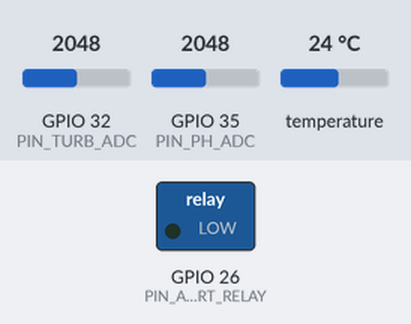
Simulated run of this program. Board: ESP32. On the bench: switched loads named in the program (green lamp = pin HIGH). Dashed ring = blinking. The test bench sets the inputs (shaded band); at power-on: temperature 24 °C, GPIO 32 (PIN_TURB_ADC) = 2048, GPIO 35 (PIN_PH_ADC) = 2048 (analog values on the 0–4095 scale). EEPROM starts erased; no radio packets arrive unless stated; what the program prints to the serial monitor is not drawn.

Above: at 0.0 s.
At 1.4 s:
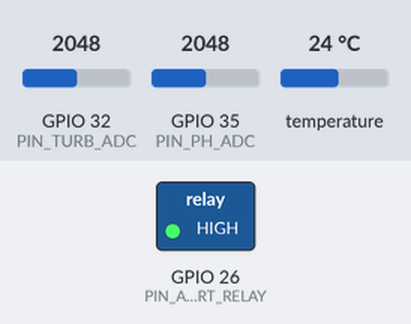
1.5 s: temperature set to 23.4 °C
At 4.3 s:
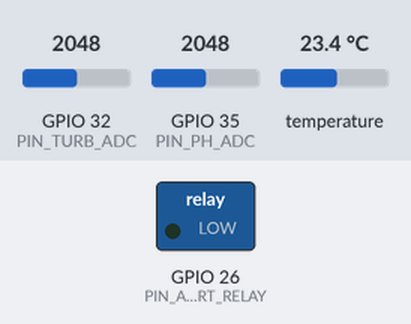
5.9 s: temperature set to 12 °C
Timing chart, 0 to 15.4 s (numbered marks = the images above; inputs shaded):
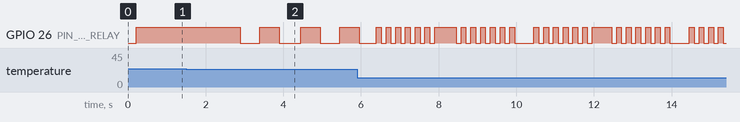

Measured:
- the behaviour switches between 24 and 23.9 °C on temperature (found by bisection; images 1 and 2)
- after the input at 1.5 s, GPIO 26 (PIN_ALERT_RELAY): alternates HIGH for 0.50 s and LOW for 0.50 s, starting after 1.4 s

The program:

main.cpp
```cpp
#include <Arduino.h>
#include "config.h"
#include "packet.h"
#include "storage.h"
#include "sensors.h"
#include "alerts.h"
#include "lora_link.h"

// pH and turbidity calibration moved to Firebase / server-side.
// DS18B20 is factory-trimmed so temperature has no field calibration either.
// Only alert thresholds remain on the device.
static Thresholds  g_th;

static uint8_t  g_seq        = 0;
static uint32_t g_lastSample = 0;

// ---------- Downlink dispatch ----------

static void handleSetThreshold(const uint8_t* p, uint8_t n) {
    // [var u8] [warnLow i16] [warnHigh i16] [critLow i16] [critHigh i16] (×100 or ×10)
    if (n != 9) return;
    uint8_t var = p[0];
    int16_t v[4];
    for (int i = 0; i < 4; ++i) v[i] = (int16_t)(((uint16_t)p[1 + i*2] << 8) | p[2 + i*2]);
    VarThresh* dst   = nullptr;
    float      scale = 100.0f;
    switch (var) {
        case 0: dst = &g_th.temp; scale = 100.0f; break;
        case 1: dst = &g_th.ph;   scale = 100.0f; break;
        case 2: dst = &g_th.turb; scale = 10.0f;  break;
        default: return;
    }
    dst->warnLow  = v[0] / scale;
    dst->warnHigh = v[1] / scale;
    dst->critLow  = v[2] / scale;
    dst->critHigh = v[3] / scale;
    storage::saveThresholds(g_th);
}

static void onDownlink(uint8_t msgType, uint8_t seq, const uint8_t* payload, uint8_t plen) {
    uint8_t status = 0;
    switch (msgType) {
        // cal/ph, cal/turb, cal/temp are intentionally ignored:
        //   - pH/turbidity calibration is stored in Firebase and applied server-side
        //   - DS18B20 needs no field calibration (factory-trimmed)
        case pkt::MSG_SET_THRESHOLD: handleSetThreshold(payload, plen); break;
        case pkt::MSG_REBOOT:
            lora_link::sendAck(seq, msgType, 0);
            delay(100);
            ESP.restart();
            return;
        default:
            status = 1;  // unknown / not handled (incl. legacy cal/* opcodes)
    }
    lora_link::sendAck(seq, msgType, status);
}

// ---------- Setup ----------
void setup() {
    Serial.begin(115200);
    delay(200);
    Serial.printf("\nAquaGuard TX %s  device=%s\n", FIRMWARE_VERSION, DEVICE_ID);
    Serial.println("pH/turbidity computed server-side — raw mV only.");

    pinMode(PIN_BUTTON, INPUT_PULLUP);

    storage::begin();
    storage::purgeLegacyTempCal();    // wipe stale offset from previous firmware
    storage::loadAll(g_th);

    sensors::begin();
    alerts::begin();

    if (!lora_link::begin()) {
        Serial.println("LoRa init FAILED — halting");
        while (true) { delay(1000); }
    }
    lora_link::onDownlink(onDownlink);

    Serial.println("Ready.");
}

// ---------- Loop ----------
void loop() {
    lora_link::poll();
    alerts::tick();

    uint32_t now = millis();
    if (now - g_lastSample >= SAMPLE_INTERVAL_MS) {
        g_lastSample = now;

        Reading r = sensors::read();

        // Alert evaluation: only temperature is computed locally.
        // pH and turbidity are NAN so classify() returns NORMAL for them.
        // Server computes full alert level and shows it on the dashboard.
        uint8_t flags = 0;
        pkt::AlertLevel lvl = alerts::evaluate(r, g_th, &flags);

        pkt::Telemetry t;
        t.tempC_x100  = r.tempOk ? (int16_t)lroundf(r.temperatureC * 100.0f) : INT16_MIN;
        t.pH_x100     = 0;       // not computed on device — server will fill this in
        t.turbNTU_x10 = 0xFFFF; // sentinel: not computed on device
        t.alertLevel  = (uint8_t)lvl;
        t.flags       = flags;
        t.pH_mv       = r.pH_mv;   // raw voltage → server applies Nernst equation
        t.turb_mv     = r.turb_mv; // raw voltage → server applies calibration curve

        lora_link::sendTelemetry(g_seq++, t);

        Serial.printf("T=%.2fC  pH_mv=%umV  turb_mv=%umV  alert=%u flags=0x%02X seq=%u\n",
                      r.temperatureC, r.pH_mv, r.turb_mv,
                      (unsigned)lvl, flags, (unsigned)(g_seq - 1));
    }
}
```

alerts.cpp
```cpp
#include "alerts.h"
#include "config.h"
#include <math.h>

// LED and buzzer share a single relay — they activate together.
// NORMAL   : relay off
// WARNING  : 1 Hz blink  (500 ms on / 500 ms off)
// CRITICAL : 4 Hz blink  (125 ms on / 125 ms off)

static pkt::AlertLevel s_level    = pkt::ALERT_NORMAL;
static uint32_t        s_lastEdge = 0;
static bool            s_relayOn  = false;

static inline void writeRelay(bool on) {
    digitalWrite(PIN_ALERT_RELAY, on ? ALERT_ACTIVE_LEVEL : !ALERT_ACTIVE_LEVEL);
}

// Classify a single value against {warnLow,warnHigh,critLow,critHigh}.
static pkt::AlertLevel classify(float v, const VarThresh& t) {
    if (isnan(v)) return pkt::ALERT_NORMAL;
    if (v <= t.critLow || v >= t.critHigh) return pkt::ALERT_CRITICAL;
    if (v <  t.warnLow || v >  t.warnHigh) return pkt::ALERT_WARNING;
    return pkt::ALERT_NORMAL;
}

namespace alerts {

void begin() {
    pinMode(PIN_ALERT_RELAY, OUTPUT);
    writeRelay(false);
    s_level    = pkt::ALERT_NORMAL;
    s_lastEdge = millis();
}

pkt::AlertLevel evaluate(const Reading& r, const Thresholds& th, uint8_t* outFlags) {
    pkt::AlertLevel a = classify(r.temperatureC, th.temp);
    pkt::AlertLevel b = classify(r.pH,           th.ph);
    pkt::AlertLevel c = classify(r.turbidityNTU, th.turb);

    pkt::AlertLevel lvl = (pkt::AlertLevel)max((int)a, max((int)b, (int)c));

    if (outFlags) {
        uint8_t f = 0;
        if (a != pkt::ALERT_NORMAL) f |= 0x01;
        if (b != pkt::ALERT_NORMAL) f |= 0x02;
        if (c != pkt::ALERT_NORMAL) f |= 0x04;
        if (!r.tempOk || !r.phOk || !r.turbOk) f |= 0x08;
        *outFlags = f;
    }

    setLevel(lvl);
    return lvl;
}

void setLevel(pkt::AlertLevel lvl) {
    if (lvl == s_level) return;
    s_level    = lvl;
    s_lastEdge = millis();
    s_relayOn  = false;
    writeRelay(false);
}

pkt::AlertLevel current() { return s_level; }

void tick() {
    uint32_t now = millis();

    switch (s_level) {
    case pkt::ALERT_NORMAL:
        if (s_relayOn) { s_relayOn = false; writeRelay(false); }
        return;

    case pkt::ALERT_WARNING: {
        // 1 Hz blink — 500 ms on / 500 ms off
        if (now - s_lastEdge >= 500) {
            s_lastEdge = now;
            s_relayOn  = !s_relayOn;
            writeRelay(s_relayOn);
        }
        return;
    }

    case pkt::ALERT_CRITICAL: {
        // 4 Hz blink — 125 ms on / 125 ms off
        if (now - s_lastEdge >= 125) {
            s_lastEdge = now;
            s_relayOn  = !s_relayOn;
            writeRelay(s_relayOn);
        }
        return;
    }
    }
}

} // namespace alerts
```

alerts.h
```cpp
#pragma once
#include <Arduino.h>
#include "packet.h"
#include "sensors.h"
#include "storage.h"

namespace alerts {
    void begin();

    // Re-evaluates level from a reading + thresholds and updates blink state.
    pkt::AlertLevel evaluate(const Reading& r, const Thresholds& th, uint8_t* outFlags);

    // Drives LED + buzzer; call from loop() as often as possible (non-blocking).
    void tick();

    // Direct override (e.g. on receiver mirror, or for bench testing).
    void setLevel(pkt::AlertLevel lvl);

    pkt::AlertLevel current();
}
```

lora_link.cpp
```cpp
#include "lora_link.h"
#include "config.h"
#include <SPI.h>
#include <LoRa.h>

static lora_link::DownlinkHandler s_handler = nullptr;

namespace lora_link {

bool begin() {
    SPI.begin(LORA_SCK, LORA_MISO, LORA_MOSI, LORA_SS);
    LoRa.setPins(LORA_SS, LORA_RST, LORA_DIO0);
    if (!LoRa.begin(LORA_FREQ_HZ)) return false;

    LoRa.setSpreadingFactor(LORA_SPREADING);
    LoRa.setSignalBandwidth(LORA_BANDWIDTH);
    LoRa.setCodingRate4(LORA_CODING_RATE);
    LoRa.setSyncWord(LORA_SYNC_WORD);
    LoRa.setPreambleLength(LORA_PREAMBLE_LEN);
    LoRa.setTxPower(LORA_TX_POWER_DBM);
    LoRa.enableCrc();
    LoRa.receive();   // start in RX
    return true;
}

bool send(const uint8_t* data, size_t len) {
    if (!data || len == 0 || len > LORA_MAX_PAYLOAD) return false;
    LoRa.idle();
    LoRa.beginPacket();
    LoRa.write(data, len);
    bool ok = (LoRa.endPacket() == 1);
    LoRa.receive();
    return ok;
}

bool sendTelemetry(uint8_t seq, const pkt::Telemetry& t) {
    uint8_t buf[LORA_MAX_PAYLOAD];
    size_t n = pkt::encodeTelemetry(seq, t, buf, sizeof(buf));
    if (!n) return false;
    return send(buf, n);
}

bool sendAck(uint8_t seq, uint8_t refMsgType, uint8_t status) {
    uint8_t payload[2] = { refMsgType, status };
    uint8_t buf[LORA_MAX_PAYLOAD];
    size_t n = pkt::encode(pkt::MSG_ACK, seq, payload, sizeof(payload), buf, sizeof(buf));
    if (!n) return false;
    return send(buf, n);
}

void onDownlink(DownlinkHandler h) { s_handler = h; }

void poll() {
    int sz = LoRa.parsePacket();
    if (sz <= 0) return;

    uint8_t buf[LORA_MAX_PAYLOAD];
    int idx = 0;
    while (LoRa.available() && idx < (int)sizeof(buf)) buf[idx++] = (uint8_t)LoRa.read();

    uint8_t msgType, seq, plen;
    const uint8_t* payload = nullptr;
    if (!pkt::decode(buf, idx, msgType, seq, payload, plen)) return;
    if (s_handler) s_handler(msgType, seq, payload, plen);
}

} // namespace lora_link
```

lora_link.h
```cpp
#pragma once
#include <Arduino.h>
#include "packet.h"

namespace lora_link {
    bool begin();

    // Send a pre-encoded packet over LoRa. Switches to TX, sends, returns to RX.
    bool send(const uint8_t* data, size_t len);

    // Convenience wrappers.
    bool sendTelemetry(uint8_t seq, const pkt::Telemetry& t);
    bool sendAck      (uint8_t seq, uint8_t refMsgType, uint8_t status);

    // Pump the RX path. Call from loop(). Invokes onDownlink() for each valid frame.
    void poll();

    typedef void (*DownlinkHandler)(uint8_t msgType, uint8_t seq,
                                    const uint8_t* payload, uint8_t payloadLen);
    void onDownlink(DownlinkHandler h);
}
```

packet.cpp
```cpp
#include "packet.h"

namespace pkt {

uint16_t crc16_ccitt(const uint8_t* data, size_t len) {
    uint16_t crc = 0xFFFF;
    for (size_t i = 0; i < len; ++i) {
        crc ^= (uint16_t)data[i] << 8;
        for (int b = 0; b < 8; ++b) {
            crc = (crc & 0x8000) ? (uint16_t)((crc << 1) ^ 0x1021) : (uint16_t)(crc << 1);
        }
    }
    return crc;
}

size_t encode(uint8_t msgType, uint8_t seq, const uint8_t* payload, uint8_t payloadLen,
              uint8_t* out, size_t outCap) {
    size_t total = 3 + payloadLen + 2;
    if (total > outCap) return 0;
    out[0] = msgType;
    out[1] = seq;
    out[2] = payloadLen;
    if (payloadLen && payload) memcpy(&out[3], payload, payloadLen);
    uint16_t crc = crc16_ccitt(out, 3 + payloadLen);
    out[3 + payloadLen]     = (uint8_t)(crc >> 8);
    out[3 + payloadLen + 1] = (uint8_t)(crc & 0xFF);
    return total;
}

bool decode(const uint8_t* in, size_t inLen,
            uint8_t& msgType, uint8_t& seq,
            const uint8_t*& payload, uint8_t& payloadLen) {
    if (inLen < 5) return false;
    uint8_t len = in[2];
    if ((size_t)(3 + len + 2) != inLen) return false;
    uint16_t got = ((uint16_t)in[3 + len] << 8) | in[3 + len + 1];
    uint16_t want = crc16_ccitt(in, 3 + len);
    if (got != want) return false;
    msgType    = in[0];
    seq        = in[1];
    payloadLen = len;
    payload    = (len ? &in[3] : nullptr);
    return true;
}

size_t encodeTelemetry(uint8_t seq, const Telemetry& t, uint8_t* out, size_t outCap) {
    uint8_t p[12];
    p[0]  = (uint8_t)(t.tempC_x100 >> 8);
    p[1]  = (uint8_t)(t.tempC_x100 & 0xFF);
    p[2]  = (uint8_t)(t.pH_x100 >> 8);
    p[3]  = (uint8_t)(t.pH_x100 & 0xFF);
    p[4]  = (uint8_t)(t.turbNTU_x10 >> 8);
    p[5]  = (uint8_t)(t.turbNTU_x10 & 0xFF);
    p[6]  = t.alertLevel;
    p[7]  = t.flags;
    p[8]  = (uint8_t)(t.pH_mv >> 8);
    p[9]  = (uint8_t)(t.pH_mv & 0xFF);
    p[10] = (uint8_t)(t.turb_mv >> 8);
    p[11] = (uint8_t)(t.turb_mv & 0xFF);
    return encode(MSG_TELEMETRY, seq, p, sizeof(p), out, outCap);
}

} // namespace pkt
```

packet.h
```cpp
#pragma once
#include <Arduino.h>

// Variable-length packet:
//   [0] msgType
//   [1] seq
//   [2] len  (payload bytes)
//   [3..3+len-1] payload
//   [3+len, 3+len+1] CRC16-CCITT (over bytes [0 .. 3+len-1])

namespace pkt {

enum MsgType : uint8_t {
    // uplink
    MSG_TELEMETRY        = 0x01,
    MSG_STATUS           = 0x02,
    MSG_ACK              = 0x03,

    // downlink
    MSG_CAL_PH           = 0x10,  // payload: [point u8] [voltage_mv u16]
    MSG_CAL_TURB         = 0x11,  // payload: [point u8] [voltage_mv u16] [ntu_x10 u16]
    MSG_CAL_TEMP_OFFSET  = 0x12,  // payload: [offset_c100 i16]
    MSG_SET_THRESHOLD    = 0x20,  // payload: [var u8] [4× value*100 i16]  var: 0=temp,1=ph,2=turb(*10)
    MSG_REBOOT           = 0x30,
};

enum AlertLevel : uint8_t {
    ALERT_NORMAL   = 0,
    ALERT_WARNING  = 1,
    ALERT_CRITICAL = 2,
};

// Telemetry payload (12 bytes)
struct Telemetry {
    int16_t  tempC_x100;     // °C × 100
    uint16_t pH_x100;        // pH × 100
    uint16_t turbNTU_x10;    // NTU × 10
    uint8_t  alertLevel;
    uint8_t  flags;          // bit0 tempBad, bit1 phBad, bit2 turbBad, bit3 sensorFault
    uint16_t pH_mv;          // raw probe voltage, for calibration wizard
    uint16_t turb_mv;
};

uint16_t crc16_ccitt(const uint8_t* data, size_t len);

// Encode/decode. Returns total bytes written, 0 on failure.
size_t encode(uint8_t msgType, uint8_t seq, const uint8_t* payload, uint8_t payloadLen,
              uint8_t* out, size_t outCap);
bool   decode(const uint8_t* in, size_t inLen,
              uint8_t& msgType, uint8_t& seq,
              const uint8_t*& payload, uint8_t& payloadLen);

size_t encodeTelemetry(uint8_t seq, const Telemetry& t, uint8_t* out, size_t outCap);

} // namespace pkt
```

sensors.cpp
```cpp
#include "sensors.h"
#include "config.h"
#include <OneWire.h>
#include <DallasTemperature.h>
#include <math.h>

static OneWire           oneWire(PIN_DS18B20);
static DallasTemperature ds18b20(&oneWire);

// Average ADC_SAMPLES readings; convert to mV using ESP32 calibrated reading.
static uint16_t readAdcMilliVolts(int pin) {
    uint32_t acc = 0;
    for (int i = 0; i < ADC_SAMPLES; ++i) {
        acc += analogReadMilliVolts(pin);
    }
    return (uint16_t)(acc / ADC_SAMPLES);
}

namespace sensors {

void begin() {
    analogReadResolution(ADC_RESOLUTION_BITS);
    analogSetPinAttenuation(PIN_PH_ADC,   ADC_11db);
    analogSetPinAttenuation(PIN_TURB_ADC, ADC_11db);

    ds18b20.begin();
    ds18b20.setResolution(11);  // 375ms conversion; 0.125°C precision
    ds18b20.setWaitForConversion(true);
}

uint16_t readPhMilliVolts()   { return readAdcMilliVolts(PIN_PH_ADC); }
uint16_t readTurbMilliVolts() { return readAdcMilliVolts(PIN_TURB_ADC); }

float readTemperatureC() {
    ds18b20.requestTemperatures();
    return ds18b20.getTempCByIndex(0);
}

Reading read() {
    Reading r{};

    // Temperature — DS18B20 is factory-trimmed; no offset applied.
    float t = readTemperatureC();
    r.tempOk      = (t > -50.0f && t < 100.0f);
    r.temperatureC = r.tempOk ? t : NAN;

    // pH and turbidity — send raw mV only; server applies calibration formula.
    // Upper limit 3400 mV accounts for 5V sensor through 10k/20k voltage divider
    // (peak ADC = 5V × 20/30 = 3.33V). Below 50 mV = probe disconnected.
    r.pH_mv  = readPhMilliVolts();
    r.phOk   = (r.pH_mv > 50 && r.pH_mv < 3400);
    r.pH     = NAN;  // server-computed

    r.turb_mv       = readTurbMilliVolts();
    r.turbOk        = (r.turb_mv > 50 && r.turb_mv < 3400);
    r.turbidityNTU  = NAN;  // server-computed

    return r;
}

} // namespace sensors
```

sensors.h
```cpp
#pragma once
#include <Arduino.h>

struct Reading {
    float    temperatureC;   // raw DS18B20 reading (no field calibration)
    float    pH;             // NAN — computed server-side from pH_mv
    float    turbidityNTU;   // NAN — computed server-side from turb_mv
    uint16_t pH_mv;          // raw probe voltage sent to server for computation
    uint16_t turb_mv;        // raw probe voltage sent to server for computation
    bool tempOk;
    bool phOk;               // true = probe physically connected and reading valid voltage
    bool turbOk;
};

namespace sensors {
    void begin();

    // No calibration parameter needed — DS18B20 is factory-trimmed, pH/turb
    // calibration is applied server-side.
    Reading read();

    uint16_t readPhMilliVolts();
    uint16_t readTurbMilliVolts();
    float    readTemperatureC();
}
```

storage.cpp
```cpp
#include "storage.h"
#include "config.h"
#include <Preferences.h>

static Preferences prefs;
static const char* NS = "aqg";

namespace storage {

void begin() {
    prefs.begin(NS, false);
}

void loadAll(Thresholds& th) {
    th.temp.warnLow  = prefs.getFloat("t_twl", DEF_TEMP_WARN_LOW);
    th.temp.warnHigh = prefs.getFloat("t_twh", DEF_TEMP_WARN_HIGH);
    th.temp.critLow  = prefs.getFloat("t_tcl", DEF_TEMP_CRIT_LOW);
    th.temp.critHigh = prefs.getFloat("t_tch", DEF_TEMP_CRIT_HIGH);

    // pH and turbidity thresholds kept in NVS for possible future local use,
    // but alert evaluation for these is handled server-side.
    th.ph.warnLow    = prefs.getFloat("t_pwl", DEF_PH_WARN_LOW);
    th.ph.warnHigh   = prefs.getFloat("t_pwh", DEF_PH_WARN_HIGH);
    th.ph.critLow    = prefs.getFloat("t_pcl", DEF_PH_CRIT_LOW);
    th.ph.critHigh   = prefs.getFloat("t_pch", DEF_PH_CRIT_HIGH);

    th.turb.warnLow  = -1e9f;
    th.turb.warnHigh = prefs.getFloat("t_uwh", DEF_TURB_WARN_HIGH);
    th.turb.critLow  = -1e9f;
    th.turb.critHigh = prefs.getFloat("t_uch", DEF_TURB_CRIT_HIGH);
}

void saveThresholds(const Thresholds& v) {
    prefs.putFloat("t_twl", v.temp.warnLow);
    prefs.putFloat("t_twh", v.temp.warnHigh);
    prefs.putFloat("t_tcl", v.temp.critLow);
    prefs.putFloat("t_tch", v.temp.critHigh);

    prefs.putFloat("t_pwl", v.ph.warnLow);
    prefs.putFloat("t_pwh", v.ph.warnHigh);
    prefs.putFloat("t_pcl", v.ph.critLow);
    prefs.putFloat("t_pch", v.ph.critHigh);

    prefs.putFloat("t_uwh", v.turb.warnHigh);
    prefs.putFloat("t_uch", v.turb.critHigh);
}

void purgeLegacyTempCal() {
    // Remove old keys from when the device applied a temperature offset locally.
    // Preferences.remove() is a no-op if the key doesn't exist, so this is safe
    // on freshly-flashed boards too.
    prefs.remove("te_off");
    prefs.remove("te_t");
}

} // namespace storage
```

Source omitted: storage.h (842 bytes), config.h (2784 bytes)
